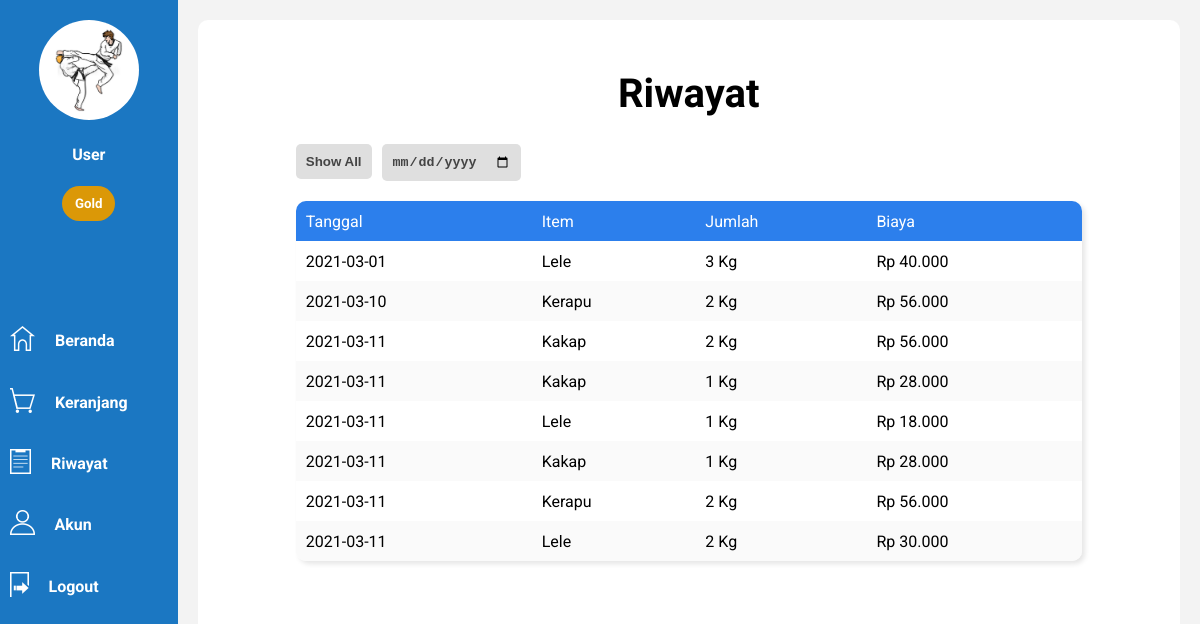
Page /dist/riwayat.php (signed in) on the committed database.
### tables this page shows
CREATE TABLE IF NOT EXISTS `user` (
  `id` int(11) NOT NULL AUTO_INCREMENT,
  `nama` varchar(50) NOT NULL DEFAULT '0',
  `tanggal_lahir` date DEFAULT NULL,
  `tanggal_daftar` date DEFAULT NULL,
  `kelamin` enum('Laki-laki','Perempuan') NOT NULL DEFAULT 'Laki-laki',
  `no_telepon` varchar(50) NOT NULL DEFAULT '0',
  `email` varchar(50) DEFAULT NULL,
  `alamat` text,
  `level` enum('Bronze','Silver','Gold') NOT NULL DEFAULT 'Bronze',
  `username` varchar(50) NOT NULL DEFAULT '0',
  `password` varchar(350) NOT NULL DEFAULT '0',
  `profile` varchar(50) DEFAULT NULL,
  PRIMARY KEY (`id`)
);

CREATE TABLE IF NOT EXISTS `riwayat_user` (
  `id` int(11) NOT NULL AUTO_INCREMENT,
  `id_user` int(11) NOT NULL,
  `tanggal` date NOT NULL,
  `item` varchar(50) NOT NULL DEFAULT '',
  `jumlah` int(11) NOT NULL DEFAULT '0',
  `harga` int(11) NOT NULL DEFAULT '0',
  PRIMARY KEY (`id`),
  KEY `FK_riwayat_user_user` (`id_user`),
  CONSTRAINT `FK_riwayat_user_user` FOREIGN KEY (`id_user`) REFERENCES `user` (`id`)
);

### dist/Functions.php (called while the page is built, shortened)
<?php
class Functions{
    public $db ;
    public function __construct($localhost,$username,$password,$dbname){
        $this->db=new mysqli($localhost,$username,$password,$dbname);
    }
    public function selectData($query){
        $result = $this->db->query($query);
        $data = [];
        if($result->num_rows>0){
            while($row=$result->fetch_assoc()){
                $data[] = $row;
            }
        }
        return $data;
    }
    public function rupiah($angka){
        $hasil = number_format($angka,0,",",".");
        return $hasil;
    }
    public function cekGambar($image){
        if($image==null){
            return "noimage.png";
        }else{
            return "$image";
        }
    }
    public function cekLevel($data){
        if($data==="Bronze"){
            return "rgb(235, 124, 73)";
        }else if($data==="Silver"){
            return "rgb(189, 189, 189)";
        }else if($data==="Gold"){
            return "rgb(219, 152, 7)";
        }
    }
}
$conn = new Functions("localhost","root","","lomba_hackathon");
?>

### dist/riwayat.php (the view, shortened to what this page needs)
<?php
require 'Functions.php';
$iduser=$_SESSION["iduser"];
$data=$conn->selectData("SELECT * FROM user WHERE id='$iduser'");
$data2=$conn->selectData("SELECT * FROM riwayat_user WHERE id_user='$iduser';");
?>
<!DOCTYPE html>
<html lang="en">
<head>
    <link rel="stylesheet" href="../css/riwayat.css"><link href="https://fonts.googleapis.com/css2?family=Oswald:wght@500&display=swap" rel="stylesheet">
</head>
<body>
    <div class="sidebar">
        <center><img class="profile" src="../userimage/<?=$conn->cekGambar($data[0]['profile']);?>" width="100px" height="100px" style="margin-top: 20px;border-radius:50%;"></center>
        <center><h4 style="color:white;font-family:'Roboto',sans-serif"><?=$data[0]["nama"]?></h4></center>
        <center><h5 class= "level" style="background-color:<?php echo $conn->cekLevel($data[0]["level"])?>"><?=$data[0]["level"]?></h5></center>
        <div class="menu" style="margin-top:100px;">
            <a href="homeUser.php"><img src="../assets/home.png" height="25" style="float: left;margin: 10px;margin-top:5px;margin-right: 20px;"><h4>Beranda</h4></a>
            <a href="keranjang.php"><img src="../assets/keranjang.png" height="25" style="float: left;margin: 10px;margin-top:5px;margin-right: 20px;"><h4>Keranjang <?=$conn->hitungKeranjang($iduser)?></h4></a>
            <a href="riwayat.php"><img src="../assets/riwayat.png" height="25" style="float: left;margin: 10px;margin-top:5px;margin-right: 20px;"><h4>Riwayat</h4></a>
            <a href="accountUser.php"><img src="../assets/account.png" height="25" style="float: left;margin: 10px;margin-top:5px;margin-right: 20px;"><h4>Akun</h4></a>
            <a href="logout.php"><img src="../assets/exit.png" height="25" style="float: left;margin: 10px;margin-top:5px;margin-right: 20px;"><h4>Logout</h4></a>
        </div>
    </div>
    <div class="content">
        <center><h1 style="margin-top:50px">Riwayat</h1></center>
        <button id="alltanggal">Show All</button><input type="date" id="tanggal">
        <center><table border="0" cellspacing=0 cellpadding=10>
            <tr>
                <td>Tanggal</td>
                <td>Item</td>
                <td>Jumlah</td>
                <td>Biaya</td>
            </tr>
            <?php
            foreach($data2 as $x):
            ?>
            <tr>
                <td><?=$x["tanggal"]?></td>
                <td><?=$x["item"]?></td>
                <td><?=$x["jumlah"]." Kg"?></td>
                <td><?="Rp ".$conn->rupiah($x["harga"])?></td>
            </tr>
            <?php
            endforeach;
            ?>
        </table></center>
    </div>
</body>
</html>

### css/riwayat.css (style rules this page uses)
html { height: 100%; }
body { margin:0; padding:0; display: flex; flex-direction: row; height: 100%; background-color: rgb(243, 243, 243); }
.sidebar { width: 15%; height:100%; background-color: rgb(27, 119, 194); }
.content { width:83%; height:95%; margin: 20px; border-radius: 10px; background-color: rgb(255, 255, 255); overflow: scroll; }
.menu h4 { color:white; font-family:'Roboto',sans-serif; height: 40px; line-height: 40px; padding-left: 20px; }
.menu a:link { color: white; text-decoration: none; }
.content h1 { font-family: 'Arimo',sans-serif; font-size: 40px; }
table { width: 80%; background-color: rgb(255, 255, 255); box-shadow: 3px 3px 5px rgb(230, 230, 230); border-radius: 10px; overflow: hidden; }
tr { height: 40px; font-family: 'Roboto',sans-serif; }
tr:nth-child(odd) { background-color: rgb(250, 250, 250); }
tr:first-child { background-color: rgb(44, 127, 236); color: white; font-family: 'Roboto',sans-serif; }
.level { color:white;font-family:'Roboto',sans-serif; padding: 10px; width: 30%; border-radius: 40px; box-sizing: border-box; }
#tanggal, #alltanggal { border: none; padding: 10px; border-radius: 5px; margin-left: 10%; margin-bottom: 20px; background-color: rgb(223, 223, 223); color : rgb(68, 68, 68); font-weight: bold; cursor: pointer; }
#tanggal { margin-left: 10px; }

### rows in the picture
user: profile (picture), nama "User", level "Gold"
riwayat_user: tanggal "2021-03-01", item "Lele", jumlah "3", harga "40.000"
riwayat_user: tanggal "2021-03-10", item "Kerapu", jumlah "2", harga "56.000"
riwayat_user: tanggal "2021-03-11", item "Kakap", jumlah "2", harga "56.000"
riwayat_user: tanggal "2021-03-11", item "Kakap", jumlah "1", harga "28.000"
riwayat_user: tanggal "2021-03-11", item "Lele", jumlah "1", harga "18.000"
riwayat_user: tanggal "2021-03-11", item "Kakap", jumlah "1", harga "28.000"
riwayat_user: tanggal "2021-03-11", item "Kerapu", jumlah "2", harga "56.000"
riwayat_user: tanggal "2021-03-11", item "Lele", jumlah "2", harga "30.000"
